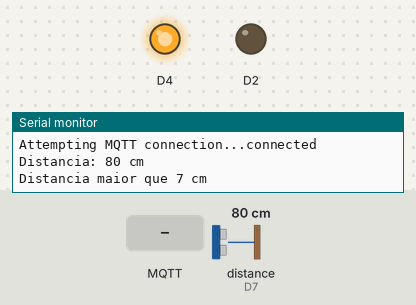
The sketch below on a simulated ESP8266 (NodeMCU). On the bench: output pins drawn as LEDs (lit = HIGH, except the on-board LED, lit = LOW), the last lines printed to the serial monitor. Dashed ring = blinking. Inputs (shaded band) come from the test bench; at power-on: distance to the obstacle (sensor on D7) 80 cm. WiFi joins after 1.5 s; servers stay silent unless stated; random numbers use the default seed unless the sketch sets one; no MQTT or app messages arrive unless stated.

Above: at 2.7 s.
2.8 s: distance to the obstacle (sensor on D7) set to 9 cm
6.5 s: distance to the obstacle (sensor on D7) set to 6 cm
At 8.6 s:
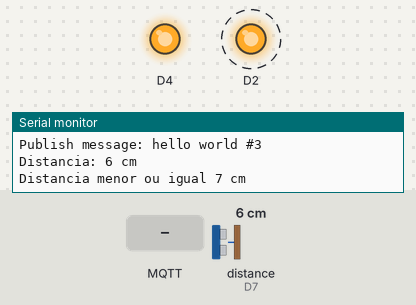
10.5 s: MQTT message "0" arrives on the first subscribed topic
At 12.8 s:
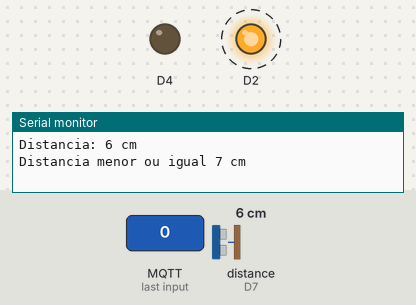
14.5 s: MQTT message "1" arrives on the first subscribed topic
At 16.5 s:
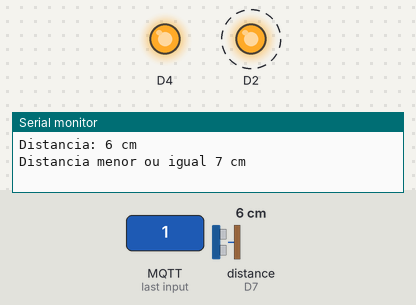
18.5 s: distance to the obstacle (sensor on D7) set to 18 cm
Timing chart, 0 to 21.5 s (numbered marks = the images above; inputs shaded):
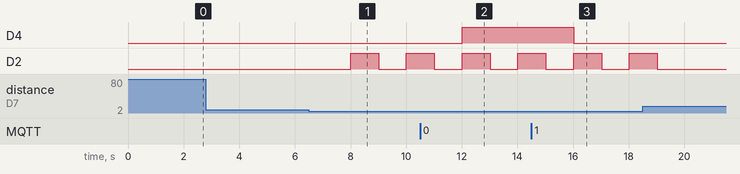

Measured:
- the behaviour switches between 8 and 7 cm on distance to the obstacle (sensor on D7) (found by bisection; images 0 and 1)
- after the input at 6.5 s, D2: LOW → HIGH after 1.5 s, → LOW 1.0 s later, → HIGH 1.0 s later
- after the input at 10.5 s, D4: LOW → HIGH after 1.5 s
- after the input at 14.5 s, D4: HIGH → LOW after 1.5 s

The sketch:

mqtt_esp8266.ino
```cpp
/*
Projeto: Alimentador automático de pets
*/

#include <ESP8266WiFi.h>
#include <PubSubClient.h>
#include <Ultrasonic.h>

Ultrasonic ultrasonic(D8, D7);

// Valores contendo os dados da rede wireless

const char* ssid = "...";
const char* password = "...";
const char* mqtt_server = "mqtt.eclipseprojects.io";

WiFiClient espClient;
PubSubClient client(espClient);
unsigned long lastMsg = 0;
#define MSG_BUFFER_SIZE	(50)
char msg[MSG_BUFFER_SIZE];
int value = 0;

void setup_wifi() {

  delay(10);
  // Faz a conexao com a rede wireless
  Serial.println();
  Serial.print("Connecting to ");
  Serial.println(ssid);

  WiFi.mode(WIFI_STA);
  WiFi.begin(ssid, password);

  while (WiFi.status() != WL_CONNECTED) {
    delay(500);
    Serial.print(".");
  }

  randomSeed(micros());

  Serial.println("");
  Serial.println("WiFi connected");
  Serial.println("IP address: ");
  Serial.println(WiFi.localIP());
}

void callback(char* topic, byte* payload, unsigned int length) {
  Serial.print("Message arrived [");
  Serial.print(topic);
  Serial.print("] ");
  for (int i = 0; i < length; i++) {
    Serial.print((char)payload[i]);
  }
  Serial.println();

  // Liga o LED se receber 1 como payload
  if ((char)payload[0] == '1') {
    digitalWrite(BUILTIN_LED, LOW);
  } else if ((char)payload[0] == '0') {
    digitalWrite(BUILTIN_LED, HIGH);
  } else if ((char)payload[0] == '4') { // Teste envolvendo o rele conectado ao motor
    digitalWrite(4, HIGH);
    delay(1000);
    digitalWrite(4, LOW);
  } else if ((char)payload[0] == '5') {
    digitalWrite(4, LOW);
  }
}

void reconnect() {
  // Repete ate reconectar
  while (!client.connected()) {
    Serial.print("Attempting MQTT connection...");
    // Cria um client ID aleatorio
    String clientId = "ESP8266Client-";
    clientId += String(random(0xffff), HEX);
    // Tentando conexao
    if (client.connect(clientId.c_str())) {
      Serial.println("connected");
      // Uma vez conectado faz uma publicacao
      client.publish("publicacao_esp8266_271120211330", "hello world");
      // ... e subscreve novamente
      client.subscribe("subscricao_esp8266_271120211330");
    } else {
      Serial.print("failed, rc=");
      Serial.print(client.state());
      Serial.println(" try again in 5 seconds");
      // Espera 5 segundos antes de tentar novamente
      delay(5000);
    }
  }
}

void setup() {
  pinMode(BUILTIN_LED, OUTPUT);
  pinMode(4, OUTPUT);
  Serial.begin(115200);
  setup_wifi();
  client.setServer(mqtt_server, 1883);
  client.setCallback(callback);
}

void loop() {

  if (!client.connected()) {
    reconnect();
  }
  client.loop();

  unsigned long now = millis();
  if (now - lastMsg > 2000) {
    lastMsg = now;
    ++value;
    snprintf (msg, MSG_BUFFER_SIZE, "hello world #%ld", value);

    // Teste sensor de distância
    Serial.print("Distancia: ");
    Serial.print(ultrasonic.distanceRead());
    Serial.println(" cm");
    long distancia = ultrasonic.distanceRead();
    if (distancia <= 7 && distancia != 0) {
      Serial.println("Distancia menor ou igual 7 cm");
      digitalWrite(4, HIGH);
      delay(1000);
      digitalWrite(4, LOW);
    } else {
      Serial.println("Distancia maior que 7 cm");
    }
    delay(1000);

    Serial.print("Publish message: ");
    Serial.println(msg);
    client.publish("publicacao_esp8266_271120211330", msg);
  }
}
```
